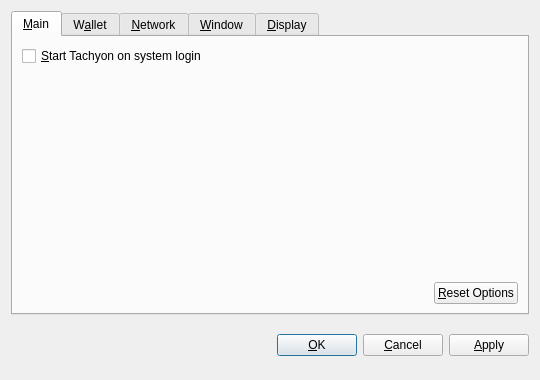
<?xml version="1.0" encoding="UTF-8"?>
<ui version="4.0">
 <class>OptionsDialog</class>
 <widget class="QDialog" name="OptionsDialog">
  <property name="geometry">
   <rect>
    <x>0</x>
    <y>0</y>
    <width>540</width>
    <height>380</height>
   </rect>
  </property>
  <property name="windowTitle">
   <string>Options</string>
  </property>
  <property name="modal">
   <bool>true</bool>
  </property>
  <layout class="QVBoxLayout" name="verticalLayout">
   <item>
    <widget class="QTabWidget" name="tabWidget">
     <property name="tabPosition">
      <enum>QTabWidget::North</enum>
     </property>
     <property name="currentIndex">
      <number>0</number>
     </property>
     <widget class="QWidget" name="tabMain">
      <attribute name="title">
       <string>&amp;Main</string>
      </attribute>
      <layout class="QVBoxLayout" name="verticalLayout_Main">
       <item>
        <widget class="QCheckBox" name="bitcoinAtStartup">
         <property name="toolTip">
          <string>Automatically start Tachyon after logging in to the system.</string>
         </property>
         <property name="text">
          <string>&amp;Start Tachyon on system login</string>
         </property>
        </widget>
       </item>
       <item>
        <spacer name="verticalSpacer_Main">
         <property name="orientation">
          <enum>Qt::Vertical</enum>
         </property>
         <property name="sizeHint" stdset="0">
          <size>
           <width>20</width>
           <height>40</height>
          </size>
         </property>
        </spacer>
       </item>
       <item>
        <layout class="QHBoxLayout" name="horizontalLayout_2_Main">
         <item>
          <spacer name="horizontalSpacer_2_Main">
           <property name="orientation">
            <enum>Qt::Horizontal</enum>
           </property>
           <property name="sizeHint" stdset="0">
            <size>
             <width>40</width>
             <height>20</height>
            </size>
           </property>
          </spacer>
         </item>
         <item>
          <widget class="QPushButton" name="resetButton">
           <property name="toolTip">
            <string>Reset all client options to default.</string>
           </property>
           <property name="text">
            <string>&amp;Reset Options</string>
           </property>
           <property name="autoDefault">
            <bool>false</bool>
           </property>
          </widget>
         </item>
        </layout>
       </item>
      </layout>
     </widget>
     <widget class="QWidget" name="tabWallet">
      <attribute name="title">
       <string>W&amp;allet</string>
      </attribute>
      <layout class="QVBoxLayout" name="verticalLayout_Network">
       <item>
        <widget class="QLabel" name="transactionFeeInfoLabel">
         <property name="text">
          <string>Optional transaction fee per kB that helps make sure your transactions are processed quickly. Most transactions are 1 kB.</string>
         </property>
         <property name="textFormat">
          <enum>Qt::PlainText</enum>
         </property>
         <property name="wordWrap">
          <bool>true</bool>
         </property>
        </widget>
       </item>
       <item>
        <layout class="QHBoxLayout" name="horizontalLayout_1_Main">
         <item>
          <widget class="QLabel" name="transactionFeeLabel">
           <property name="text">
            <string>Pay transaction &amp;fee</string>
           </property>
           <property name="textFormat">
            <enum>Qt::PlainText</enum>
           </property>
           <property name="buddy">
            <cstring>transactionFee</cstring>
           </property>
          </widget>
         </item>
         <item>
          <widget class="BitcoinAmountField" name="transactionFee"/>
         </item>
         <item>
          <spacer name="horizontalSpacer_1_Main">
           <property name="orientation">
            <enum>Qt::Horizontal</enum>
           </property>
           <property name="sizeHint" stdset="0">
            <size>
             <width>40</width>
             <height>20</height>
            </size>
           </property>
          </spacer>
         </item>
        </layout>
       </item>
       <item>
        <widget class="QLabel" name="label">
         <property name="text">
          <string>If you disable the spending of unconfirmed change, the change from a transaction cannot be used until that transaction has at least one confirmation. This also affects how your balance is computed.</string>
         </property>
         <property name="wordWrap">
          <bool>true</bool>
         </property>
        </widget>
       </item>
       <item>
        <widget class="QCheckBox" name="spendZeroConfChange">
         <property name="text">
          <string>Spend unconfirmed change  (experts only)</string>
         </property>
        </widget>
       </item>
       <item>
        <spacer name="verticalSpacer">
         <property name="orientation">
          <enum>Qt::Vertical</enum>
         </property>
         <property name="sizeHint" stdset="0">
          <size>
           <width>20</width>
           <height>40</height>
          </size>
         </property>
        </spacer>
       </item>
      </layout>
     </widget>
     <widget class="QWidget" name="tabNetwork">
      <attribute name="title">
       <string>&amp;Network</string>
      </attribute>
      <layout class="QVBoxLayout" name="verticalLayout_Network">
       <item>
        <widget class="QCheckBox" name="mapPortUpnp">
         <property name="toolTip">
          <string>Automatically open the Tachyon client port on the router. This only works when your router supports UPnP and it is enabled.</string>
         </property>
         <property name="text">
          <string>Map port using &amp;UPnP</string>
         </property>
        </widget>
       </item>
       <item>
        <widget class="QCheckBox" name="connectSocks">
         <property name="toolTip">
          <string>Connect to the Tachyon network through a SOCKS proxy (e.g. when connecting through Tor).</string>
         </property>
         <property name="text">
          <string>&amp;Connect through SOCKS proxy:</string>
         </property>
        </widget>
       </item>
       <item>
        <layout class="QHBoxLayout" name="horizontalLayout_Network">
         <item>
          <widget class="QLabel" name="proxyIpLabel">
           <property name="text">
            <string>Proxy &amp;IP:</string>
           </property>
           <property name="textFormat">
            <enum>Qt::PlainText</enum>
           </property>
           <property name="buddy">
            <cstring>proxyIp</cstring>
           </property>
          </widget>
         </item>
         <item>
          <widget class="QValidatedLineEdit" name="proxyIp">
           <property name="maximumSize">
            <size>
             <width>140</width>
             <height>16777215</height>
            </size>
           </property>
           <property name="toolTip">
            <string>IP address of the proxy (e.g. 127.0.0.1)</string>
           </property>
          </widget>
         </item>
         <item>
          <widget class="QLabel" name="proxyPortLabel">
           <property name="text">
            <string>&amp;Port:</string>
           </property>
           <property name="textFormat">
            <enum>Qt::PlainText</enum>
           </property>
           <property name="buddy">
            <cstring>proxyPort</cstring>
           </property>
          </widget>
         </item>
         <item>
          <widget class="QLineEdit" name="proxyPort">
           <property name="maximumSize">
            <size>
             <width>55</width>
             <height>16777215</height>
            </size>
           </property>
           <property name="toolTip">
            <string>Port of the proxy (e.g. 9050)</string>
           </property>
          </widget>
         </item>
         <item>
          <widget class="QLabel" name="socksVersionLabel">
           <property name="text">
            <string>SOCKS &amp;Version:</string>
           </property>
           <property name="textFormat">
            <enum>Qt::PlainText</enum>
           </property>
           <property name="buddy">
            <cstring>socksVersion</cstring>
           </property>
          </widget>
         </item>
         <item>
          <widget class="QValueComboBox" name="socksVersion">
           <property name="toolTip">
            <string>SOCKS version of the proxy (e.g. 5)</string>
           </property>
          </widget>
         </item>
         <item>
          <spacer name="horizontalSpacer_Network">
           <property name="orientation">
            <enum>Qt::Horizontal</enum>
           </property>
           <property name="sizeHint" stdset="0">
            <size>
             <width>40</width>
             <height>20</height>
            </size>
           </property>
          </spacer>
         </item>
        </layout>
       </item>
       <item>
        <spacer name="verticalSpacer_Network">
         <property name="orientation">
          <enum>Qt::Vertical</enum>
         </property>
         <property name="sizeHint" stdset="0">
          <size>
           <width>20</width>
           <height>40</height>
          </size>
         </property>
        </spacer>
       </item>
      </layout>
     </widget>
     <widget class="QWidget" name="tabWindow">
      <attribute name="title">
       <string>&amp;Window</string>
      </attribute>
      <layout class="QVBoxLayout" name="verticalLayout_Window">
       <item>
        <widget class="QCheckBox" name="minimizeToTray">
         <property name="toolTip">
          <string>Show only a tray icon after minimizing the window.</string>
         </property>
         <property name="text">
          <string>&amp;Minimize to the tray instead of the taskbar</string>
         </property>
        </widget>
       </item>
       <item>
        <widget class="QCheckBox" name="minimizeOnClose">
         <property name="toolTip">
          <string>Minimize instead of exit the application when the window is closed. When this option is enabled, the application will be closed only after selecting Quit in the menu.</string>
         </property>
         <property name="text">
          <string>M&amp;inimize on close</string>
         </property>
        </widget>
       </item>
       <item>
        <spacer name="verticalSpacer_Window">
         <property name="orientation">
          <enum>Qt::Vertical</enum>
         </property>
         <property name="sizeHint" stdset="0">
          <size>
           <width>20</width>
           <height>40</height>
          </size>
         </property>
        </spacer>
       </item>
      </layout>
     </widget>
     <widget class="QWidget" name="tabDisplay">
      <attribute name="title">
       <string>&amp;Display</string>
      </attribute>
      <layout class="QVBoxLayout" name="verticalLayout_Display">
       <item>
        <layout class="QHBoxLayout" name="horizontalLayout_1_Display">
         <item>
          <widget class="QLabel" name="langLabel">
           <property name="text">
            <string>User Interface &amp;language:</string>
           </property>
           <property name="textFormat">
            <enum>Qt::PlainText</enum>
           </property>
           <property name="buddy">
            <cstring>lang</cstring>
           </property>
          </widget>
         </item>
         <item>
          <widget class="QValueComboBox" name="lang">
           <property name="toolTip">
            <string>The user interface language can be set here. This setting will take effect after restarting Tachyon.</string>
           </property>
          </widget>
         </item>
        </layout>
       </item>
       <item>
        <layout class="QHBoxLayout" name="horizontalLayout_2_Display">
         <item>
          <widget class="QLabel" name="unitLabel">
           <property name="text">
            <string>&amp;Unit to show amounts in:</string>
           </property>
           <property name="textFormat">
            <enum>Qt::PlainText</enum>
           </property>
           <property name="buddy">
            <cstring>unit</cstring>
           </property>
          </widget>
         </item>
         <item>
          <widget class="QValueComboBox" name="unit">
           <property name="toolTip">
            <string>Choose the default subdivision unit to show in the interface and when sending coins.</string>
           </property>
          </widget>
         </item>
        </layout>
       </item>
       <item>
        <widget class="QCheckBox" name="displayAddresses">
         <property name="toolTip">
          <string>Whether to show Tachyon addresses in the transaction list or not.</string>
         </property>
         <property name="text">
          <string>&amp;Display addresses in transaction list</string>
         </property>
        </widget>
       </item>
       <item>
        <widget class="QCheckBox" name="coinControlFeatures">
         <property name="toolTip">
          <string>Whether to show coin control features or not.</string>
         </property>
         <property name="text">
          <string>Display coin &amp;control features (experts only!)</string>
         </property>
        </widget>
       </item>
       <item>
        <spacer name="verticalSpacer_Display">
         <property name="orientation">
          <enum>Qt::Vertical</enum>
         </property>
         <property name="sizeHint" stdset="0">
          <size>
           <width>20</width>
           <height>40</height>
          </size>
         </property>
        </spacer>
       </item>
      </layout>
     </widget>
    </widget>
   </item>
   <item>
    <layout class="QHBoxLayout" name="horizontalLayout_Buttons">
     <item>
      <spacer name="horizontalSpacer_1">
       <property name="orientation">
        <enum>Qt::Horizontal</enum>
       </property>
       <property name="sizeHint" stdset="0">
        <size>
         <width>40</width>
         <height>48</height>
        </size>
       </property>
      </spacer>
     </item>
     <item>
      <widget class="QLabel" name="statusLabel">
       <property name="font">
        <font>
         <weight>75</weight>
         <bold>true</bold>
        </font>
       </property>
       <property name="text">
        <string/>
       </property>
       <property name="textFormat">
        <enum>Qt::PlainText</enum>
       </property>
       <property name="wordWrap">
        <bool>true</bool>
       </property>
      </widget>
     </item>
     <item>
      <spacer name="horizontalSpacer_2">
       <property name="orientation">
        <enum>Qt::Horizontal</enum>
       </property>
       <property name="sizeHint" stdset="0">
        <size>
         <width>40</width>
         <height>48</height>
        </size>
       </property>
      </spacer>
     </item>
     <item>
      <widget class="QPushButton" name="okButton">
       <property name="text">
        <string>&amp;OK</string>
       </property>
      </widget>
     </item>
     <item>
      <widget class="QPushButton" name="cancelButton">
       <property name="text">
        <string>&amp;Cancel</string>
       </property>
       <property name="autoDefault">
        <bool>false</bool>
       </property>
      </widget>
     </item>
     <item>
      <widget class="QPushButton" name="applyButton">
       <property name="text">
        <string>&amp;Apply</string>
       </property>
       <property name="autoDefault">
        <bool>false</bool>
       </property>
      </widget>
     </item>
    </layout>
   </item>
  </layout>
 </widget>
 <customwidgets>
  <customwidget>
   <class>BitcoinAmountField</class>
   <extends>QSpinBox</extends>
   <header>bitcoinamountfield.h</header>
  </customwidget>
  <customwidget>
   <class>QValueComboBox</class>
   <extends>QComboBox</extends>
   <header>qvaluecombobox.h</header>
  </customwidget>
  <customwidget>
   <class>QValidatedLineEdit</class>
   <extends>QLineEdit</extends>
   <header>qvalidatedlineedit.h</header>
  </customwidget>
 </customwidgets>
 <resources/>
 <connections/>
</ui>
